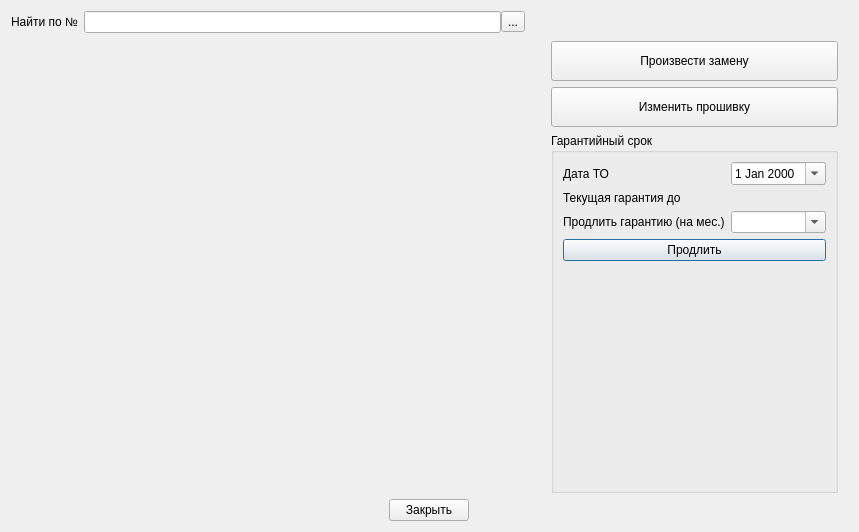
<?xml version="1.0" encoding="UTF-8"?>
<ui version="4.0">
 <class>workTO</class>
 <widget class="QDialog" name="workTO">
  <property name="geometry">
   <rect>
    <x>0</x>
    <y>0</y>
    <width>859</width>
    <height>532</height>
   </rect>
  </property>
  <property name="windowTitle">
   <string>Провести ТО</string>
  </property>
  <layout class="QVBoxLayout" name="verticalLayout_3">
   <item>
    <layout class="QHBoxLayout" name="horizontalLayout_4">
     <item>
      <layout class="QVBoxLayout" name="verticalLayout_2" stretch="0,1">
       <item>
        <layout class="QHBoxLayout" name="horizontalLayout_2">
         <item>
          <widget class="QLabel" name="label">
           <property name="text">
            <string>Найти по №</string>
           </property>
          </widget>
         </item>
         <item>
          <layout class="QHBoxLayout" name="horizontalLayout">
           <property name="spacing">
            <number>0</number>
           </property>
           <item>
            <widget class="QLineEdit" name="leSearch"/>
           </item>
           <item>
            <widget class="QToolButton" name="tbSearch">
             <property name="text">
              <string>...</string>
             </property>
             <property name="icon">
              <iconset resource="resource.qrc">
               <normaloff>:/image/search.png</normaloff>:/image/search.png</iconset>
             </property>
            </widget>
           </item>
          </layout>
         </item>
        </layout>
       </item>
       <item>
        <layout class="QHBoxLayout" name="horizontalLayout_3" stretch="1">
         <item>
          <widget class="TreeItemsForm" name="treeDevice" native="true"/>
         </item>
        </layout>
       </item>
      </layout>
     </item>
     <item>
      <layout class="QVBoxLayout" name="verticalLayout">
       <property name="leftMargin">
        <number>20</number>
       </property>
       <property name="topMargin">
        <number>30</number>
       </property>
       <property name="rightMargin">
        <number>10</number>
       </property>
       <item>
        <widget class="QPushButton" name="pbExchange">
         <property name="minimumSize">
          <size>
           <width>0</width>
           <height>40</height>
          </size>
         </property>
         <property name="text">
          <string>Произвести замену</string>
         </property>
         <property name="autoDefault">
          <bool>false</bool>
         </property>
        </widget>
       </item>
       <item>
        <widget class="QPushButton" name="pbFirmware">
         <property name="minimumSize">
          <size>
           <width>0</width>
           <height>40</height>
          </size>
         </property>
         <property name="text">
          <string>Изменить прошивку</string>
         </property>
         <property name="autoDefault">
          <bool>false</bool>
         </property>
        </widget>
       </item>
       <item>
        <widget class="QGroupBox" name="groupBox">
         <property name="title">
          <string>Гарантийный срок</string>
         </property>
         <layout class="QFormLayout" name="formLayout_2">
          <item row="0" column="0">
           <widget class="QLabel" name="label_4">
            <property name="text">
             <string>Дата ТО</string>
            </property>
           </widget>
          </item>
          <item row="0" column="1">
           <widget class="QDateEdit" name="dateEdit">
            <property name="calendarPopup">
             <bool>true</bool>
            </property>
            <property name="timeSpec">
             <enum>Qt::TimeSpec::LocalTime</enum>
            </property>
           </widget>
          </item>
          <item row="1" column="0">
           <widget class="QLabel" name="label_3">
            <property name="text">
             <string>Текущая гарантия до</string>
            </property>
           </widget>
          </item>
          <item row="1" column="1">
           <widget class="QLabel" name="lbGarant">
            <property name="text">
             <string/>
            </property>
           </widget>
          </item>
          <item row="2" column="0">
           <widget class="QLabel" name="label_2">
            <property name="text">
             <string>Продлить гарантию (на мес.)</string>
            </property>
           </widget>
          </item>
          <item row="2" column="1">
           <widget class="QComboBox" name="cbGarant">
            <property name="editable">
             <bool>true</bool>
            </property>
            <property name="currentIndex">
             <number>-1</number>
            </property>
            <item>
             <property name="text">
              <string>12</string>
             </property>
            </item>
            <item>
             <property name="text">
              <string>24</string>
             </property>
            </item>
           </widget>
          </item>
          <item row="3" column="0" colspan="2">
           <widget class="QPushButton" name="pbGarantLong">
            <property name="text">
             <string>Продлить</string>
            </property>
           </widget>
          </item>
         </layout>
        </widget>
       </item>
      </layout>
     </item>
    </layout>
   </item>
   <item alignment="Qt::AlignmentFlag::AlignHCenter">
    <widget class="QPushButton" name="pbClose">
     <property name="maximumSize">
      <size>
       <width>150</width>
       <height>16777215</height>
      </size>
     </property>
     <property name="text">
      <string>Закрыть</string>
     </property>
     <property name="icon">
      <iconset resource="resource.qrc">
       <normaloff>:/image/Exit.png</normaloff>:/image/Exit.png</iconset>
     </property>
     <property name="iconSize">
      <size>
       <width>24</width>
       <height>24</height>
      </size>
     </property>
    </widget>
   </item>
  </layout>
 </widget>
 <customwidgets>
  <customwidget>
   <class>TreeItemsForm</class>
   <extends>QWidget</extends>
   <header>treeitemsform.h</header>
   <container>1</container>
  </customwidget>
 </customwidgets>
 <resources>
  <include location="resource.qrc"/>
 </resources>
 <connections>
  <connection>
   <sender>pbClose</sender>
   <signal>clicked()</signal>
   <receiver>workTO</receiver>
   <slot>close()</slot>
   <hints>
    <hint type="sourcelabel">
     <x>372</x>
     <y>507</y>
    </hint>
    <hint type="destinationlabel">
     <x>372</x>
     <y>265</y>
    </hint>
   </hints>
  </connection>
 </connections>
</ui>
